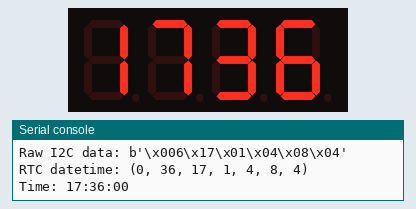
Simulated run of this program. Board: MicroPython board. Parts: 4-digit seven-segment display, the last lines printed to the serial console. The clock reads 2024-03-15 10:24:30 at power-on unless the program sets it.

Above: at 0.1 s.
At 60.2 s:
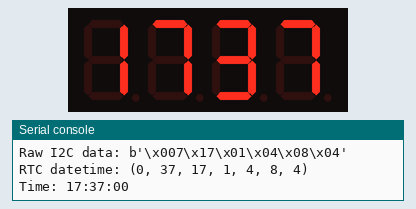

Measured:
- what the display in image 1 shows lasts 60.1 s, from 60.2 s to 120.3 s

The program:

V1.py
```python
from machine import Pin, I2C
import utime

# TM1637 Library
class TM1637:
    TM1637_CMD1 = 0x40  # data command
    TM1637_CMD2 = 0xC0  # address command
    TM1637_CMD3 = 0x80  # display control command
    TM1637_DSP_ON = 0x88
    TM1637_DELAY = 10  # us

    _SEGMENTS = [0x3f, 0x06, 0x5b, 0x4f, 0x66, 0x6d, 0x7d, 0x07, 0x7f, 0x6f, 0x77, 0x7c, 0x39, 0x5e, 0x79, 0x71]

    def __init__(self, clk, dio):
        self.clk = clk
        self.dio = dio
        self.clk.init(Pin.OUT)
        self.dio.init(Pin.OUT)
        self._brightness = self.TM1637_DSP_ON | 7
        self.off()

    def _start(self):
        self.dio(0)
        utime.sleep_us(self.TM1637_DELAY)
        self.clk(0)
        utime.sleep_us(self.TM1637_DELAY)

    def _stop(self):
        self.clk(0)
        utime.sleep_us(self.TM1637_DELAY)
        self.dio(0)
        utime.sleep_us(self.TM1637_DELAY)
        self.clk(1)
        utime.sleep_us(self.TM1637_DELAY)
        self.dio(1)

    def _write_data(self, data):
        for bit in range(8):
            self.dio((data >> bit) & 1)
            self.clk(1)
            utime.sleep_us(self.TM1637_DELAY)
            self.clk(0)
            utime.sleep_us(self.TM1637_DELAY)
        self.clk(1)
        utime.sleep_us(self.TM1637_DELAY)
        self.clk(0)
        utime.sleep_us(self.TM1637_DELAY)

    def _write_cmd(self, cmd):
        self._start()
        self._write_data(cmd)
        self._stop()

    def on(self):
        self._write_cmd(self._brightness)

    def off(self):
        self._write_cmd(self.TM1637_DSP_ON)

    def brightness(self, val=None):
        if val is None:
            return self._brightness & 0x07
        self._brightness = self.TM1637_DSP_ON | (val & 0x07)
        self.on()

    def write(self, segments, pos=0):
        self._write_cmd(self.TM1637_CMD1)
        self._start()
        self._write_data(self.TM1637_CMD2 | pos)
        for seg in segments:
            self._write_data(seg)
        self._stop()
        self.on()

    def encode_digit(self, digit):
        return self._SEGMENTS[digit & 0x0f]

    def encode_string(self, string):
        segments = []
        for char in string:
            if char == ' ':
                segments.append(0x00)
            elif '0' <= char <= '9':
                segments.append(self._SEGMENTS[ord(char) - ord('0')])
            else:
                segments.append(0x00)
        return segments

# DS3231 RTC Library
class DS3231:
    DS3231_I2C_ADDR = 0x68

    def __init__(self, i2c):
        self.i2c = i2c

    def _bcd2bin(self, value):
        return (value & 0x0F) + ((value >> 4) * 10)

    def _bin2bcd(self, value):
        return (value // 10 << 4) + (value % 10)

    def datetime(self, dt=None):
        if dt is None:
            data = self.i2c.readfrom_mem(self.DS3231_I2C_ADDR, 0x00, 7)
            print(f"Raw I2C data: {data}")  # Debug print
            return (self._bcd2bin(data[0]), self._bcd2bin(data[1]), self._bcd2bin(data[2]),
                    self._bcd2bin(data[3]), self._bcd2bin(data[4]), self._bcd2bin(data[5]), self._bcd2bin(data[6]))
        else:
            data = bytearray(7)
            data[0] = self._bin2bcd(dt[6])  # Seconds
            data[1] = self._bin2bcd(dt[5])  # Minutes
            data[2] = self._bin2bcd(dt[4])  # Hours
            data[3] = self._bin2bcd(dt[3])  # Day
            data[4] = self._bin2bcd(dt[2])  # Date
            data[5] = self._bin2bcd(dt[1])  # Month
            data[6] = self._bin2bcd(dt[0])  # Year
            self.i2c.writeto_mem(self.DS3231_I2C_ADDR, 0x00, data)

# Define I2C pins for DS3231 RTC
I2C_SCL = Pin(1, Pin.OUT)
I2C_SDA = Pin(0, Pin.OUT)
i2c = I2C(0, scl=I2C_SCL, sda=I2C_SDA)

# Initialize DS3231
rtc = DS3231(i2c)

# Initialize TM1637
tm = TM1637(clk=Pin(26), dio=Pin(27))

# Set the RTC time (Year, Month, Date, Day, Hour, Minute, Second)
# Update the time to your current local time
rtc.datetime((2024, 8, 4, 1, 17, 36, 0))

# Define shift register pins for hours (counts to 24)
LATCH_PIN_HOUR_RED = Pin(2, Pin.OUT)
CLOCK_PIN_HOUR_RED = Pin(3, Pin.OUT)
DATA_PIN_HOUR_RED = Pin(4, Pin.OUT)

LATCH_PIN_HOUR_GREEN = Pin(5, Pin.OUT)
CLOCK_PIN_HOUR_GREEN = Pin(6, Pin.OUT)
DATA_PIN_HOUR_GREEN = Pin(7, Pin.OUT)

LATCH_PIN_HOUR_BLUE = Pin(8, Pin.OUT)
CLOCK_PIN_HOUR_BLUE = Pin(9, Pin.OUT)
DATA_PIN_HOUR_BLUE = Pin(10, Pin.OUT)

# Define shift register pins for minutes (counts to 60)
LATCH_PIN_MINUTES_RED = Pin(11, Pin.OUT)
CLOCK_PIN_MINUTES_RED = Pin(12, Pin.OUT)
DATA_PIN_MINUTES_RED = Pin(13, Pin.OUT)

LATCH_PIN_MINUTES_GREEN = Pin(14, Pin.OUT)
CLOCK_PIN_MINUTES_GREEN = Pin(15, Pin.OUT)
DATA_PIN_MINUTES_GREEN = Pin(16, Pin.OUT)

LATCH_PIN_MINUTES_BLUE = Pin(17, Pin.OUT)
CLOCK_PIN_MINUTES_BLUE = Pin(18, Pin.OUT)
DATA_PIN_MINUTES_BLUE = Pin(19, Pin.OUT)

# Define shift register pins for seconds (counts to 60) with red LEDs only
LATCH_PIN_SECONDS_RED = Pin(20, Pin.OUT)
CLOCK_PIN_SECONDS_RED = Pin(21, Pin.OUT)
DATA_PIN_SECONDS_RED = Pin(22, Pin.OUT)

def update_shift_register(latch_pin, clock_pin, data_pin, value):
    latch_pin.value(0)
    for i in range(8):
        clock_pin.value(0)
        data_pin.value((value >> (7 - i)) & 1)
        clock_pin.value(1)
    latch_pin.value(1)

def reset_leds(latch_pins, clock_pins, data_pins):
    for latch_pin, clock_pin, data_pin in zip(latch_pins, clock_pins, data_pins):
        update_shift_register(latch_pin, clock_pin, data_pin, 0)

def display_time(seconds_latch_pin, seconds_clock_pin, seconds_data_pin,
                 minutes_latch_pins, minutes_clock_pins, minutes_data_pins,
                 hours_latch_pins, hours_clock_pins, hours_data_pins):

    last_hour_color_index = -1
    last_minute_color_index = -1

    while True:
        start_time = utime.ticks_ms()

        # Get current time from DS3231
        try:
            now = rtc.datetime()
            print(f"RTC datetime: {now}")  # Debug print
            seconds, minutes, hours = now[0], now[1], now[2]
        except Exception as e:
            print(f"Error reading time: {e}")
            continue

        # Calculate hour and minute color indices
        hours_color_index = hours % 3
        minutes_color_index = (minutes // 20) % 3

        # Clear hour LEDs if the color index has changed
        if hours_color_index != last_hour_color_index:
            reset_leds(hours_latch_pins, hours_clock_pins, hours_data_pins)
            last_hour_color_index = hours_color_index

        # Clear minute LEDs if the color index has changed
        if minutes_color_index != last_minute_color_index:
            reset_leds(minutes_latch_pins, minutes_clock_pins, minutes_data_pins)
            last_minute_color_index = minutes_color_index

        # Display seconds with red LEDs
        update_shift_register(seconds_latch_pin, seconds_clock_pin, seconds_data_pin, seconds)

        # Display minutes with red, green, blue LEDs
        update_shift_register(minutes_latch_pins[minutes_color_index], minutes_clock_pins[minutes_color_index], minutes_data_pins[minutes_color_index], minutes)

        # Display hours with red, green, blue LEDs
        update_shift_register(hours_latch_pins[hours_color_index], hours_clock_pins[hours_color_index], hours_data_pins[hours_color_index], hours)

        # Update 4-digit 7-segment display
        tm.write(tm.encode_string(f"{hours:02d}{minutes:02d}"))

        print(f"Time: {hours:02d}:{minutes:02d}:{seconds:02d}")  # Print the values for debugging
        while utime.ticks_diff(utime.ticks_ms(), start_time) < 1000:
            pass  # Busy wait for the remaining time to ensure exactly 1 second delay

def main():
    # Reset all LEDs when powered up
    reset_leds(
        [LATCH_PIN_HOUR_RED, LATCH_PIN_HOUR_GREEN, LATCH_PIN_HOUR_BLUE],
        [CLOCK_PIN_HOUR_RED, CLOCK_PIN_HOUR_GREEN, CLOCK_PIN_HOUR_BLUE],
        [DATA_PIN_HOUR_RED, DATA_PIN_HOUR_GREEN, DATA_PIN_HOUR_BLUE]
    )
    reset_leds(
        [LATCH_PIN_MINUTES_RED, LATCH_PIN_MINUTES_GREEN, LATCH_PIN_MINUTES_BLUE],
        [CLOCK_PIN_MINUTES_RED, CLOCK_PIN_MINUTES_GREEN, CLOCK_PIN_MINUTES_BLUE],
        [DATA_PIN_MINUTES_RED, DATA_PIN_MINUTES_GREEN, DATA_PIN_MINUTES_BLUE]
    )
    reset_leds(
        [LATCH_PIN_SECONDS_RED],
        [CLOCK_PIN_SECONDS_RED],
        [DATA_PIN_SECONDS_RED]
    )

    # Pins for the "seconds" (counts to 60) with red LEDs only
    seconds_latch_pin = LATCH_PIN_SECONDS_RED
    seconds_clock_pin = CLOCK_PIN_SECONDS_RED
    seconds_data_pin = DATA_PIN_SECONDS_RED

    # Pins for the "minutes" (counts to 60) with red, green, blue LEDs
    minutes_latch_pins = [LATCH_PIN_MINUTES_RED, LATCH_PIN_MINUTES_GREEN, LATCH_PIN_MINUTES_BLUE]
    minutes_clock_pins = [CLOCK_PIN_MINUTES_RED, CLOCK_PIN_MINUTES_GREEN, CLOCK_PIN_MINUTES_BLUE]
    minutes_data_pins = [DATA_PIN_MINUTES_RED, DATA_PIN_MINUTES_GREEN, DATA_PIN_MINUTES_BLUE]

    # Pins for the "hours" (counts to 24) with red, green, blue LEDs
    hours_latch_pins = [LATCH_PIN_HOUR_RED, LATCH_PIN_HOUR_GREEN, LATCH_PIN_HOUR_BLUE]
    hours_clock_pins = [CLOCK_PIN_HOUR_RED, CLOCK_PIN_HOUR_GREEN, CLOCK_PIN_HOUR_BLUE]
    hours_data_pins = [DATA_PIN_HOUR_RED, DATA_PIN_HOUR_GREEN, DATA_PIN_HOUR_BLUE]

    display_time(seconds_latch_pin, seconds_clock_pin, seconds_data_pin,
                 minutes_latch_pins, minutes_clock_pins, minutes_data_pins,
                 hours_latch_pins, hours_clock_pins, hours_data_pins)

main()
```
